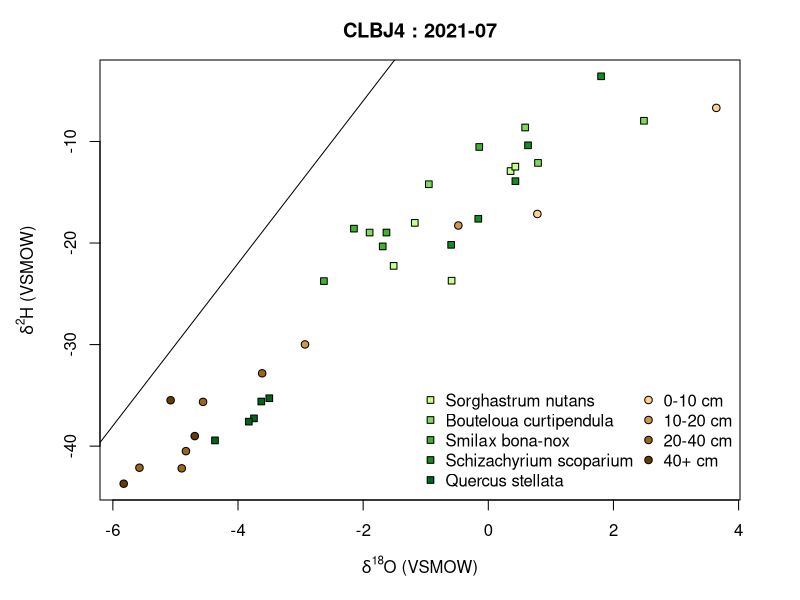
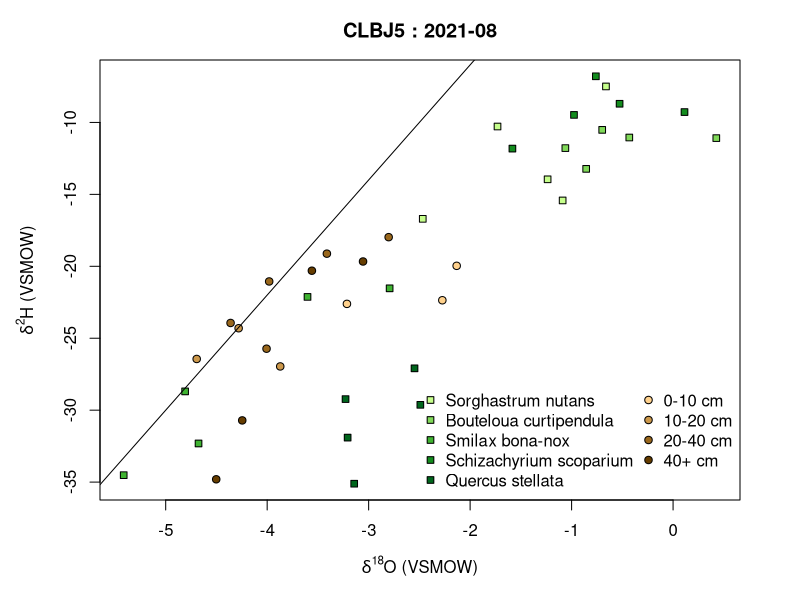
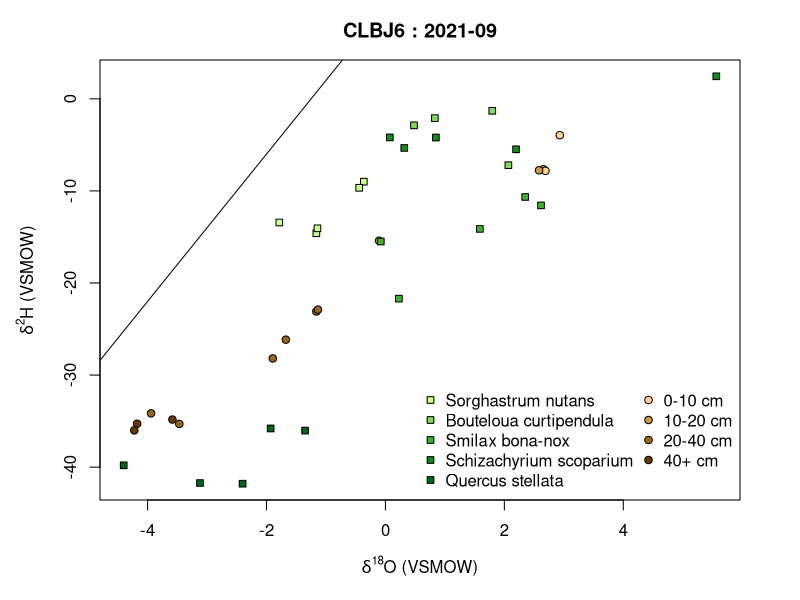
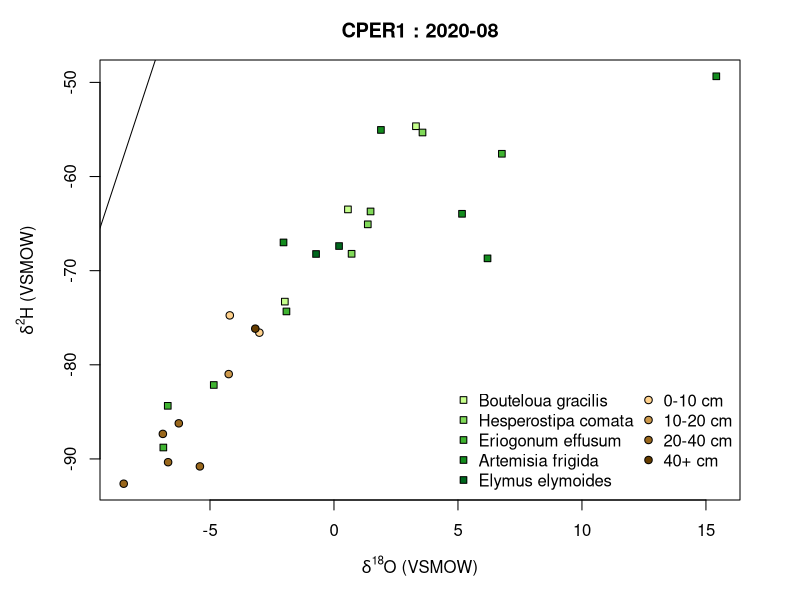
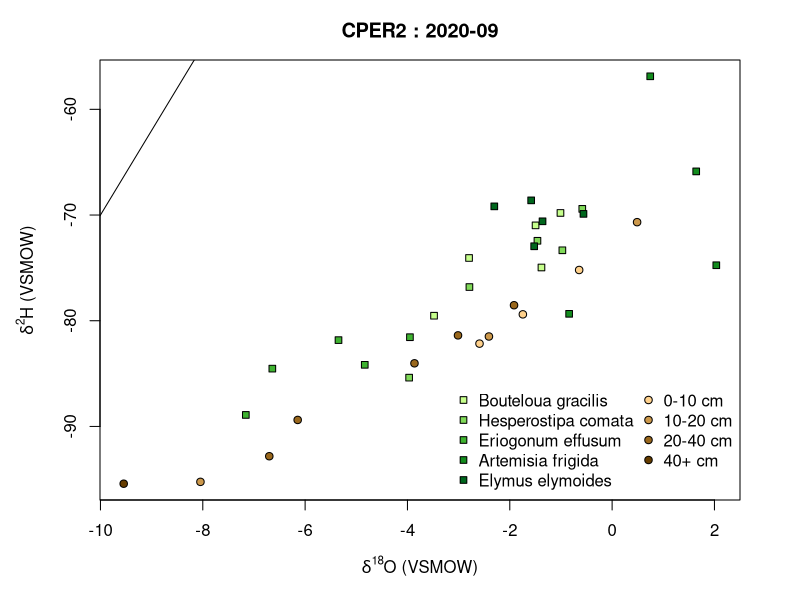
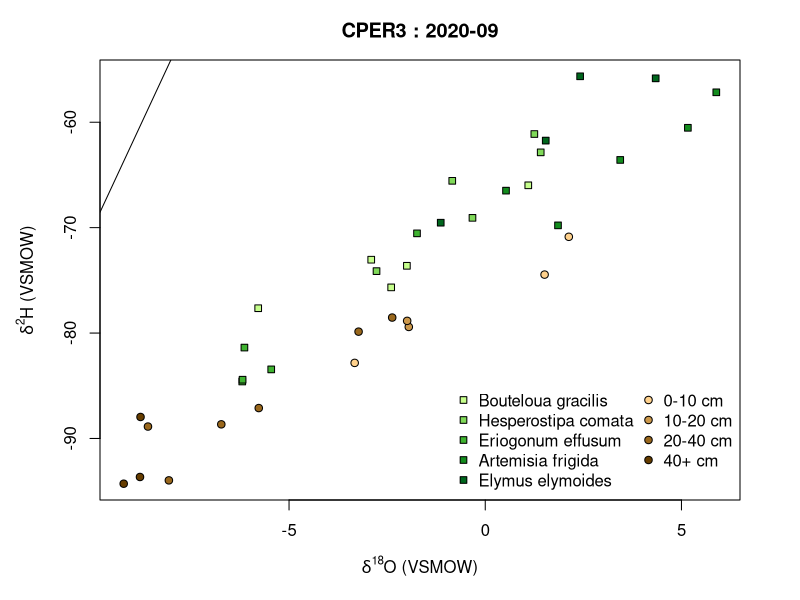
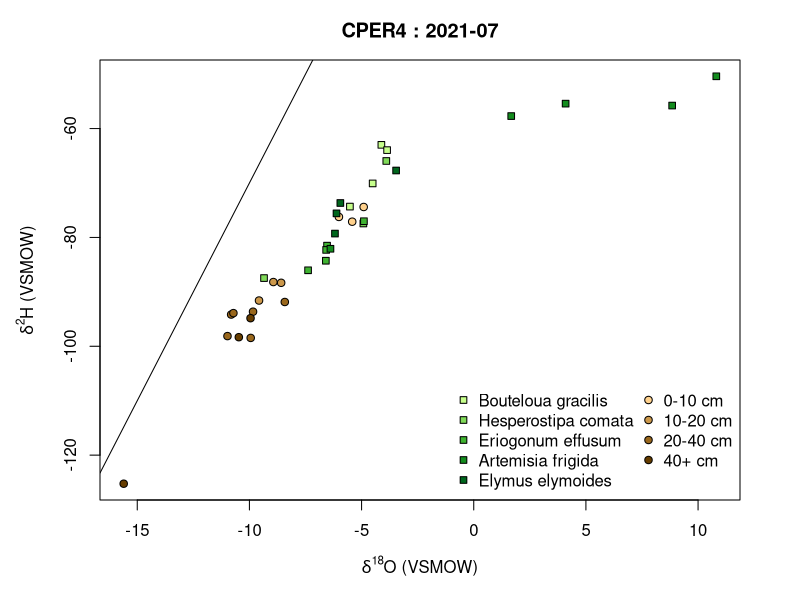
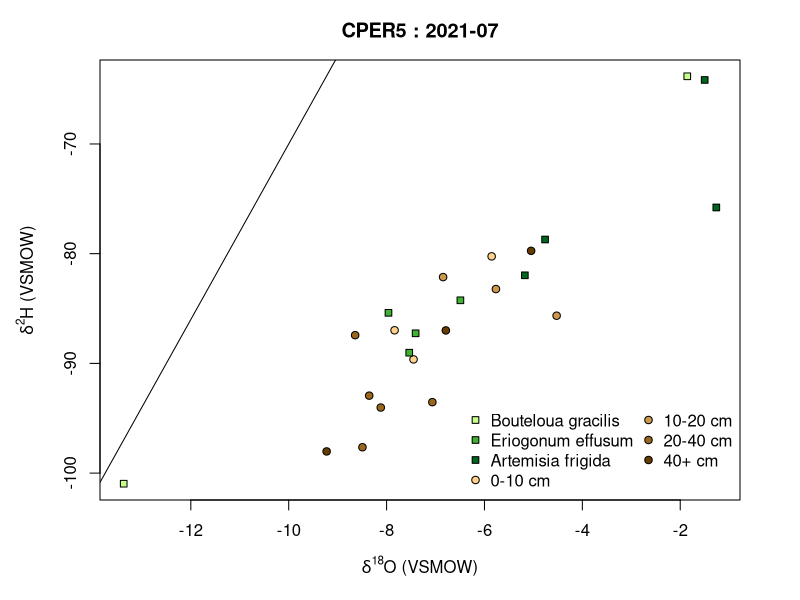

Reproduce these figures in R, in order. (Note: this script raises an error after producing the figures.)
# Prep ----
## Read data
p = read.csv("data/plants.csv")
s = read.csv("data/soils.csv")

## Bouts
bouts = sort(unique(c(p$Bout, s$Bout)))

# Plot ----
for(i in bouts){
  ## Bout subset
  p_sub = p[p$Bout == i,]
  s_sub = s[s$Bout == i,]
  
  ## Depths and species
  species = (unique(p_sub$Species))
  depths = sort(unique(s_sub$Depth))
  
  ## Create a set of brown colors to match the number of soil depths
  col.soil = hsv(0.1, seq(0.45, 1, len = length(depths)), 
                 seq(1, 0.4, len = length(depths)))
  
  ## create a set of green colors to match the number of species
  col.stem = hsv(seq(0.25, 0.38, len = length(species)), 
                 seq(0.45, 1, len = length(species)), 
                 seq(1, 0.4, len = length(species)))
  
  ## Output device
  png(paste0("out/", i, ".png"), width = 6, height = 6, units = "in", res = 600)
  par(mar = c(5, 5, 3, 3))
  
  ## Set up the plot area
  plot(d2H ~ d18O, data = rbind(p_sub[, 1:22], s_sub[, 1:22]), 
       main = paste(i, ":", format(as.Date(p_sub$Collection_Date[1]), "%Y-%m")), 
       type = "n", xlab = expression(delta^{18}*"O (VSMOW)"),
       ylab = expression(delta^2*"H (VSMOW)"))
  
  ## Add the soils data
  points(d2H ~ d18O, data = s_sub, pch = 21,
         bg = col.soil[match(s_sub$Depth, depths)])
  
  ## Add the stem data
  points(d2H ~ d18O, data = p_sub, pch = 22,
         bg = col.stem[match(p_sub$Species, species)])
  
  ## Add GMWL
  abline(10,8)
  
  ## Add legend, this might plot over the data in some cases!
  legend("bottomright", c(species, depths), pt.bg = c(col.stem, col.soil), 
         pch = c(rep(22, length(species)), rep(21, length(depths))), 
         ncol = 2, text.width = NA, bty = "n")
  dev.off()    
}
